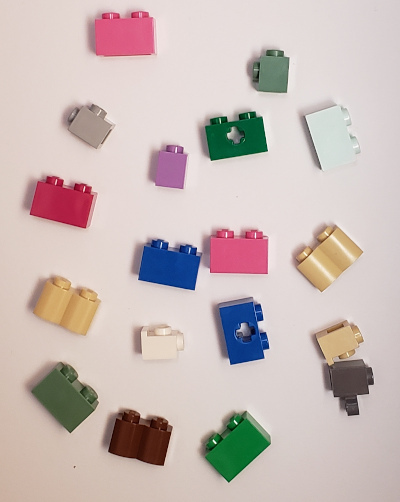
#> input picture InterfacageNumerique/_images/bricks2.jpg, 400 x 502 px
$ python Se2_part4_low_pass_filter.py
#> lines starting #> are read from the running program, lines starting #| are printed output that depends on the picture
### InterfacageNumerique/bloc_camera/correction/images_manipulation.py
# -*- coding: utf-8 -*-
"""*images_manipulation.py* file.

*images_manipulation* file contains extra functions for image manipulation.

This file is attached to a 1st year of engineer training labwork in digital interface development.

.. note:: LEnsE - Institut d'Optique - version 0.1

.. moduleauthor:: Julien VILLEMEJANE <julien.villemejane@institutoptique.fr>
.. creation:: 22/nov/2024
"""

import cv2
import numpy as np
from matplotlib import pyplot as plt


# [99 lines left out: functions generate_gaussian_noise_image, generate_uniform_noise_image, generate_gaussian_noise_image_percent, zoom_array, process_hist_from_array, display_hist, not called in this run]


def compare_blur_fft(image_path: str, kernel_size: (int, int) = (5,5)):
    """
    Display a 2x3 figure to compare on original image and its blurred version.
    FFT are also displayed.
    :param image_path:      Path to the image to process.
    :param kernel_size:     Size of the kernel of the gaussian blur.
    """
    # Open an image - Grayscale
    image_gray = cv2.imread(image_path, cv2.IMREAD_GRAYSCALE)
    blurred_image_gauss = cv2.GaussianBlur(image_gray, kernel_size, 0)

    ### TF
    tf_orig = np.fft.fft2(image_gray)
    tf_blur = np.fft.fft2(blurred_image_gauss)
    tf_diff_log = np.log(0.1+np.abs(np.fft.fftshift(tf_orig)))-np.log(0.1+np.abs(np.fft.fftshift(tf_blur)))

    # Display all
    fig, ax = plt.subplots(nrows=2, ncols=3)
    # Plot data in each subplot
    ax[0,0].imshow(image_gray, cmap='gray')
    ax[0,0].set_title('Original Image')
    ax[0,1].imshow(blurred_image_gauss, cmap='gray')
    ax[0,1].set_title(f'Blurred Image (Size = {kernel_size})')
    ax[0,2].imshow(image_gray-blurred_image_gauss, cmap='gray')
    ax[0,2].set_title('Difference')

    ax[1,0].imshow(np.log(0.1+np.abs(np.fft.fftshift(tf_orig))), cmap='gray')
    ax[1,0].set_title('Original Image / FFT')
    ax[1,1].imshow(np.log(0.1+np.abs(np.fft.fftshift(tf_blur))), cmap='gray')
    ax[1,1].set_title('Blurred Image / FFT')
    ax[1,2].imshow(tf_diff_log, cmap='gray')
    ax[1,2].set_title('Difference / FFT')
    plt.show()


# [19 lines left out: function circular_mask, not called in this run]

### InterfacageNumerique/bloc_camera/correction/Se2_part4_low_pass_filter.py
# -*- coding: utf-8 -*-
"""*Se2_part4_low_pass_filter.py* file.

This file contains a script to apply a low-pass (gaussian) filter on an image.

This file is attached to a 1st year of engineer training labwork in digital interface development.

For tutorials on image processing, see : https://iogs-lense-training.github.io/image-processing/

.. note:: LEnsE - Institut d'Optique - version 0.1

.. moduleauthor:: Julien VILLEMEJANE <julien.villemejane@institutoptique.fr>
.. creation:: 20/oct/2024
"""

import cv2
import numpy as np
from matplotlib import pyplot as plt
from images_manipulation import *

if __name__ == "__main__":
    # Open an image - Grayscale
    image_gray = cv2.imread('../../_images/bricks2.jpg', cv2.IMREAD_GRAYSCALE)
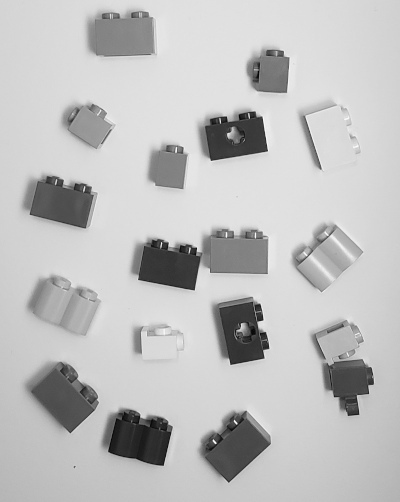
#> image_gray: shape (502, 400); min 4, max 252, mean 191.2

    # Display the image
    '''
    plt.figure()
    plt.imshow(image_gray, cmap='gray')
    plt.show()
    '''

    # Gaussian filter
    kernel_size = (15, 15)

    blurred_image_5_gauss = cv2.GaussianBlur(image_gray, kernel_size, 0)
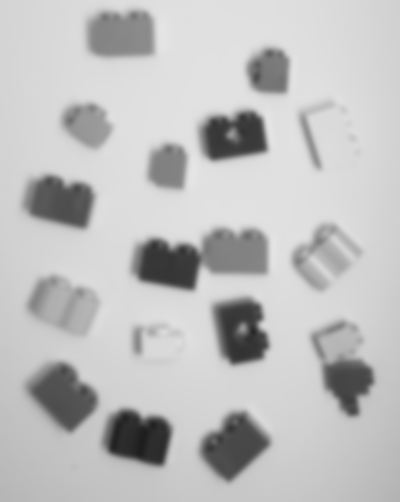
#> blurred_image_5_gauss: shape (502, 400); min 30, max 229, mean 191.2

    # Display two images
    '''
    fig, ax = plt.subplots(nrows=1, ncols=2)
    # Plot data in each subplot
    ax[0].imshow(image_gray, cmap='gray')
    ax[0].set_title('Original Image')
    ax[1].imshow(blurred_image_5_gauss, cmap='gray')
    ax[1].set_title('Blurred Image')
    plt.show()
    '''

    ### TF
    tf_orig = np.fft.fft2(image_gray)
    tf_blur = np.fft.fft2(blurred_image_5_gauss)
    tf_diff_log = np.log(0.1+np.abs(np.fft.fftshift(tf_orig)))-np.log(0.1+np.abs(np.fft.fftshift(tf_blur)))
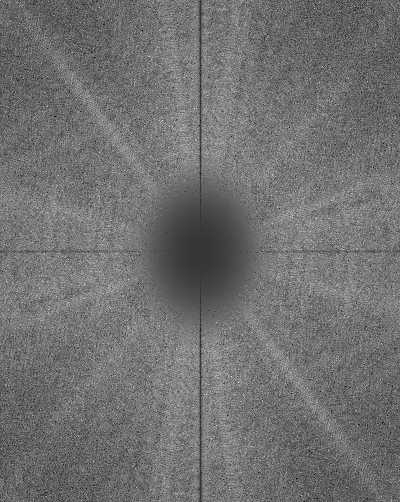
#> tf_diff_log: shape (502, 400) float64; min -2.56, max 9.7, mean 2.87; drawn with min black and max white

    # Display TF
    '''
    fig, ax = plt.subplots(nrows=1, ncols=3)
    # Plot data in each subplot
    ax[0].imshow(np.log(0.1+np.abs(np.fft.fftshift(tf_orig))), cmap='gray')
    ax[0].set_title('Original Image / FFT')
    ax[1].imshow(np.log(0.1+np.abs(np.fft.fftshift(tf_blur))), cmap='gray')
    ax[1].set_title('Blurred Image / FFT')
    ax[2].imshow(tf_diff_log, cmap='gray')
    ax[2].set_title('Difference / FFT')
    plt.show()
    '''

    # Display all
    fig, ax = plt.subplots(nrows=2, ncols=3)
    # Plot data in each subplot
    ax[0,0].imshow(image_gray, cmap='gray')
    ax[0,0].set_title('Original Image')
    ax[0,1].imshow(blurred_image_5_gauss, cmap='gray')
    ax[0,1].set_title('Blurred Image')
    ax[0,2].imshow(image_gray-blurred_image_5_gauss, cmap='gray')
    ax[0,2].set_title('Difference')

    ax[1,0].imshow(np.log(0.1+np.abs(np.fft.fftshift(tf_orig))), cmap='gray')
    ax[1,0].set_title('Original Image / FFT')
    ax[1,1].imshow(np.log(0.1+np.abs(np.fft.fftshift(tf_blur))), cmap='gray')
    ax[1,1].set_title('Blurred Image / FFT')
    ax[1,2].imshow(tf_diff_log, cmap='gray')
    ax[1,2].set_title('Difference / FFT')
    plt.show()
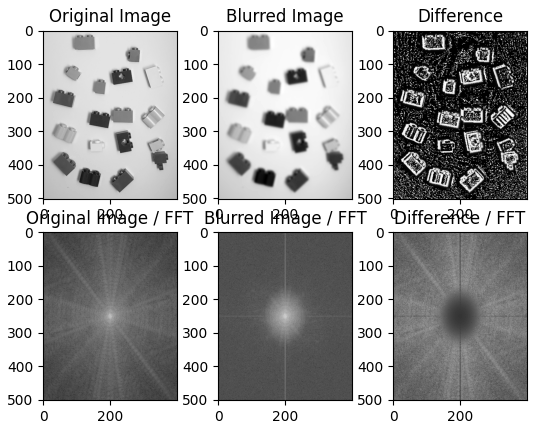
#> figure drawn by matplotlib, 6 panels

    compare_blur_fft('../../_images/bricks2.jpg')
#> in compare_blur_fft, `tf_diff_log = np.log(0.1+np.abs(np.fft.fftshift(tf_orig)))-np.log(0.1+..`:
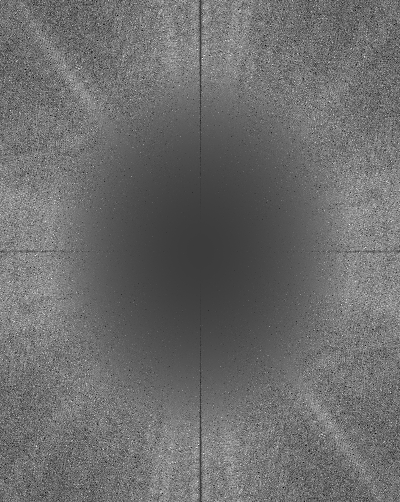
#> tf_diff_log: shape (502, 400) float64; min -2.63, max 8.47, mean 2.12; drawn with min black and max white
#> in compare_blur_fft, `plt.show()`:
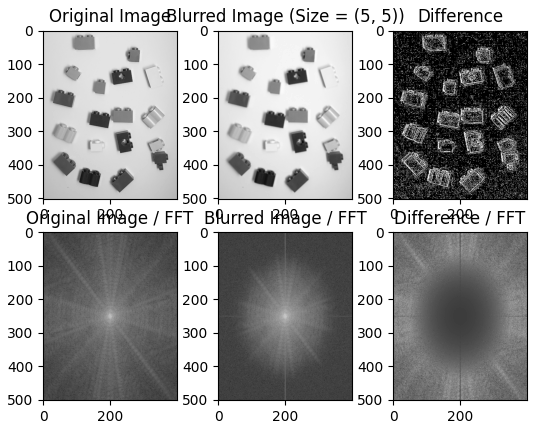
#> figure drawn by matplotlib, 6 panels
